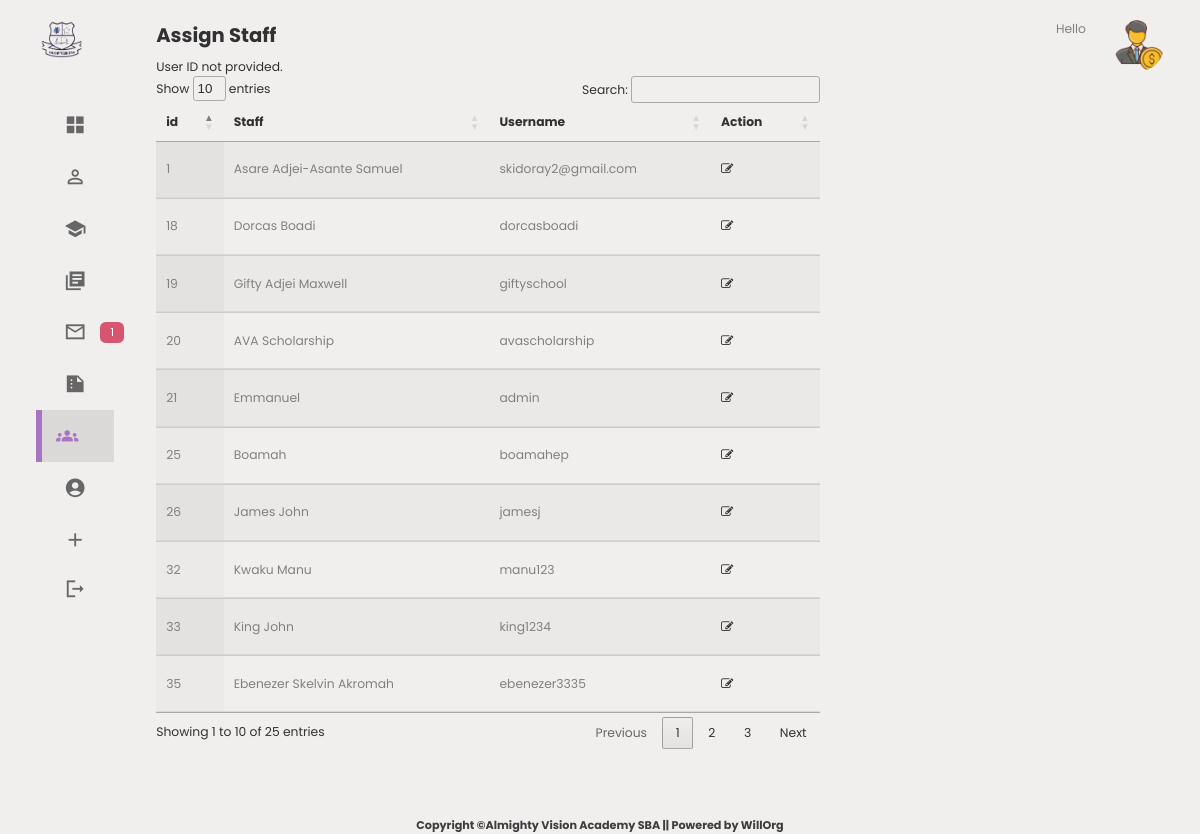
Page /assignStaff.php on the committed database.
### tables this page shows
CREATE TABLE `users` (
  `user_id` int(11) NOT NULL AUTO_INCREMENT,
  `name` text NOT NULL,
  `username` varchar(200) NOT NULL,
  `password` varchar(200) NOT NULL,
  `email` varchar(200) NOT NULL,
  `contact` varchar(20) NOT NULL,
  `address` varchar(200) NOT NULL,
  `role` tinytext NOT NULL,
  `status` varchar(25) NOT NULL,
  `image` varchar(255) NOT NULL,
  PRIMARY KEY (`user_id`),
  UNIQUE KEY `username` (`username`),
  UNIQUE KEY `email` (`email`)
);

### assignStaff.php (the view, shortened to what this page needs)
<!DOCTYPE html>
<html lang="en">
<head>
    <link rel="stylesheet" href="style.css">
      <link rel="stylesheet" href="https://cdn.jsdelivr.net/npm/font-awesome@4.7.0/css/font-awesome.min.css">
    <link rel="stylesheet" href="https://cdn.jsdelivr.net/gh/lykmapipo/themify-icons@0.1.2/css/themify-icons.css">
    <link rel="stylesheet" href="https://cdn.jsdelivr.net/npm/pixeden-stroke-7-icon@1.2.3/pe-icon-7-stroke/dist/pe-icon-7-stroke.min.css">
    <link rel="stylesheet" href="https://cdnjs.cloudflare.com/ajax/libs/flag-icon-css/3.2.0/css/flag-icon.min.css">
    <link rel="stylesheet" href="https://cdn.datatables.net/1.13.5/css/jquery.dataTables.min.css">
</head>
<body>
<div class="container">
        <aside>
            <div class="top">
                <div class="logo">
                    <img src="./images/logo.png" style="background-image: none; background-size: cover; object-fit: cover;" width="50" alt="">
                </div>
            </div>
            <div class="sidebar">
                <a href="dashboard.php">
                    <span class="material-icons-sharp">grid_view</span>
                </a>
                <a href="viewStudent.php" >
                    <span class="material-icons-sharp">person_outline</span>
                </a>
                <a href="viewGrades.php">
                    <span class="material-icons-sharp">school</span>
                </a>
                <a href="viewSubjects.php"  >
                    <span class="material-icons-sharp">library_books</span>
                </a>
                <a href="#">
                    <span class="material-icons-sharp">mail_outline</span>
                    <span class="message-count">1</span>
                </a>
                <a href="results.php" >
                    <span class="material-icons-sharp">summarize</span>
                </a>
                <a href="staff.php" class="active">
                    <span class="material-icons-sharp">groups</span>
                </a>
                <a href="#">
                    <span class="material-icons-sharp">account_circle</span>
                </a>
                <a href="#">
                    <span class="material-icons-sharp">add</span>
                </a>
                <a href="logout.php">
                    <span class="material-icons-sharp">logout</span>
                </a>
            </div>
        </aside>
        <main>
        <h2 style="margin-bottom: 1vh;">Assign Staff </h2>
    <?php
    include('dbconnection.php');
    if (isset($_GET['user_id'])) {
        $user_id = $_GET['user_id'];
        $user_query = "SELECT username FROM users WHERE user_id = $user_id";
        $user_result = mysqli_query($con, $user_query);
        $user_row = mysqli_fetch_assoc($user_result);
        if ($user_row) {
            $username = $user_row['username'];
            echo "<form method='post' action='' id='scoreForm'>";
            echo "<label for='username'>Username:</label>";
            echo "<input type='text' id='username' name='username' value='$username' readonly><br>";
            echo "<label for='sub_code'>sub_code:</label>";
            echo "<input type='text' id='sub_code' name='sub_code' required><br>";
            echo "<input type='hidden' name='user_id' value='$user_id'>";
            echo "<input type='submit' value='Assign'>";
            echo "</form>";
        } else {
            echo "User not found.";
        }
    } else {
        echo "User ID not provided.";
    }
    ?>
    <table  id="example" class="display" style="width:100%" >
        <thead>
            <tr>
                <th>id   </th>
                <th>Staff  </th>
              <th>Username</th>
                   <th>Action</th>
            </tr>
        </thead>
        <tbody>
        <?php
   $query = "SELECT user_id, name, username  FROM users";
   $result = mysqli_query($con, $query);
   if ($result) {
       while ($row = mysqli_fetch_assoc($result)) {
           echo "<tr>";
           echo "<td>" . $row['user_id'] . "</td>";
           echo "<td>" . $row['name'] . "</td>";
           echo "<td>" . $row['username'] . "</td>"; ?>
    <td>
            <a href="assignStaff.php?user_id=<?php echo $row['user_id']; ?>" title="Edit Details"><i class="fa fa-edit fa-1x"></i></a>
        </td>
        <?php
           echo "</tr>";
       }
   }
?>
        </tbody>
    </table>
        </main>
    <div class="right">
        <div class="top">
                <div class="profile">
                    <div class="info">
                        <p>Hello <b></b></p>
                    </div>
                    <div class="profile-photo1">
                        <img style="border-radius: 50rem; object-fit: cover; background-size: cover;"  src="./images/instruction-11.png" width="50">
                    </div>
                </div>
            </div>
            </div>
        </div>
<div class="nav" style="margin-top: 2vh;">
    <h4>Copyright &copy;Almighty Vision Academy SBA || Powered by WillOrg</h4> <br>
</div>
</body>
</body>
</html>

### style.css (style rules this page uses)
:root { --color-primary: rgb(167, 115, 194); --color-danger: rgb(216, 85, 111); --color-success: rgb(122, 182, 122); --color-warning: rgb(207, 207, 125); --color-white: white; --color-info-dark: grey; --color-info-light: rgb(231, 224, 224); --color-dark: rgb(49, 49, 49); --color-info-dark: rgb(102, 102, 102); --color-light: rgb(219, 216, 216); --color-primary-variant: rgb(13, 13, 77); --color-dark-variant: grey; --color-background: rgba(240, 236, 236, 0.877); --color-border-radius: 2rem; --border-radius-1: 0.4rem; --border-radius-2: 0.8rem; --borer-radius-3: 1.2rem; --card-border-radius: 3em; --card-padding: 1rem; --padding: 2.2rem; --box-shadow: 0 3rem 2rem var(--color-light); }
* { margin:0; padding: 0; outline:0; appearance: none; border: 0; text-decoration: none; list-style: none; box-sizing:border-box; }
html { font-size: 14px; }
body { width: 100vw; height: 100vh; font-family: poppins, sans-serif; font-size: 0.88rem; background: var( --color-background); user-select: none; overflow-x: hidden ; color: var(--color-dark); }
.container { display: grid; width: 90%; margin: 0 auto; gap: 1.8em; grid-template-columns: 14rem auto 23rem; }
a { color: var(--color-dark) }
img { display: block; }
h2 { font-size: 1.4rem; }
h4 { font-size: 0.8rem; }
p { color:var(--color-dark-variant); }
aside { height: 100vh; }
aside .top { display: flex; align-items: center; justify-content: space-between; margin-top: 1.4rem; }
aside .logo { display:flex; gap: 0.8rem; }
aside .sidebar { display: flex; flex-direction: column; height: 86vh; position: relative; top: 3rem; }
aside .sidebar a { display: flex; color: var(--color-info-dark); margin-left: 2rem; gap: 1rem; align-items: center; position: relative; height: 3.7rem; transition: all 300ms ease; }
aside .sidebar a span { font-size: 1.6rem; transition: all 300ms ease; }
aside .sidebar a:last-child { position: absolute; bottom: 2rem; width: 100%; }
aside .sidebar a.active { background: var(--color-light); color: var(--color-primary); margin-left: 0; }
aside .sidebar a.active:before { content: ''; width: 6px; height: 100%; background: var(--color-primary); }
aside .sidebar a.active span { color: var(--color-primary); margin-left: calc(1rem -3px) }
aside .sidebar .message-count { background: var(--color-danger); color: var(--color-white); padding: 2px 10px; font-size: 11px; border-radius: var(--border-radius-1); }
.nav { display: flex; align-items: center; justify-content: center; text-align: center; color: rgb(61, 61, 61); }
main { margin-top:1.4rem; }
main table tbody td { height: 2.8rem; border-bottom: 1px solid var(--color-light); color: var(--color-dark-variant); }
main table tbody tr:last-child { border: none; }
.right { margin-top:1.4rem; }
.right .top { display:flex; justify-content: end; gap: 2rem; }
.right .top .profile { display: flex; gap: 2rem; text-align: right; }
@media screen and (max-width:1200px) { .container { width: 94%; grid-template-columns: 7rem auto 23rem; } }
@media screen and (max-width:1200px) { aside .sidebar a { width: 5.6rem; } }
@media screen and (max-width:1200px) { aside .sidebar a:last-child { position: relative; margin-top: 1.8rem; } }

### rows in the picture
users: user_id "1", name "Asare Adjei-Asante Samuel", username "skidoray2@gmail.com"
users: user_id "18", name "Dorcas Boadi", username "dorcasboadi"
users: user_id "19", name "Gifty Adjei Maxwell", username "giftyschool"
users: user_id "20", name "AVA Scholarship", username "avascholarship"
users: user_id "21", name "Emmanuel", username "admin"
users: user_id "25", name "Boamah", username "boamahep"
users: user_id "26", name "James John", username "jamesj"
users: user_id "32", name "Kwaku Manu", username "manu123"
users: user_id "33", name "King John", username "king1234"
users: user_id "35", name "Ebenezer Skelvin Akromah", username "ebenezer3335"
